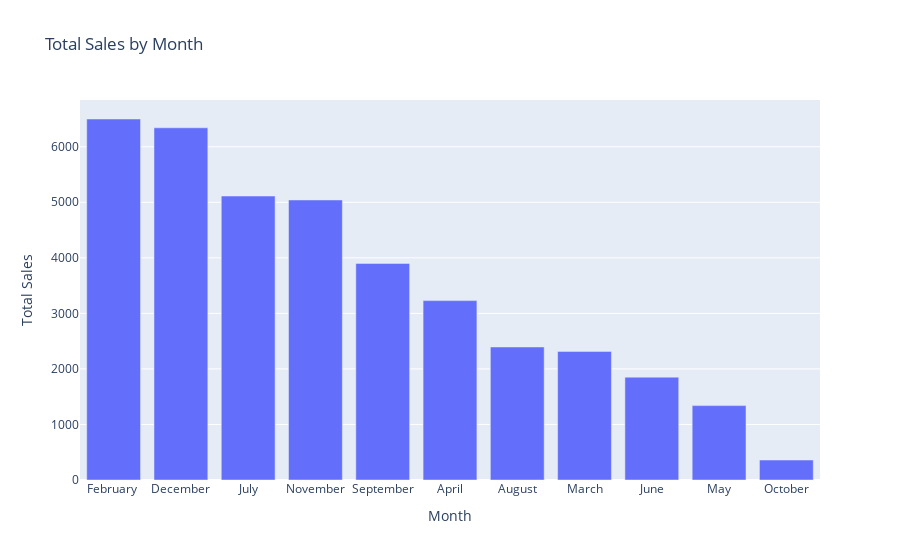

The cell this chart's notebook holds for it:
### Code cell
months_bar = px.bar(sorted_total_sales_per_month,
                   x=sorted_total_sales_per_month.index,
                   y='Total Sales',
                   title='Total Sales by Month')

months_bar.update_layout(xaxis_title='Month', yaxis_title='Total Sales')
months_bar.show()

### Figure 1 — Plotly figure (JSON) as saved in the notebook; plotly's stock layout.template omitted (floating-point values rounded to 4 significant figures)
{"data": [{"alignmentgroup": "True", "hovertemplate": "Month=%{x}<br>Total Sales=%{y}<extra></extra>", "legendgroup": "", "marker": {"color": "#636efa", "pattern": {"shape": ""}}, "name": "", "offsetgroup": "", "orientation": "v", "showlegend": false, "textposition": "auto", "type": "bar", "x": ["February ", "December", "July", "November", "September", "April", "August", "March", "June", "May", "October"], "xaxis": "x", "y": [6500.0, 6341.0, 5113.0, 5042.0, 3900.0, 3230.0, 2395.0, 2316.0, 1852.0, 1339.0, 359.6], "yaxis": "y"}], "layout": {"barmode": "relative", "legend": {"tracegroupgap": 0}, "title": {"text": "Total Sales by Month"}, "xaxis": {"anchor": "y", "domain": [0, 1], "title": {"text": "Month"}}, "yaxis": {"anchor": "x", "domain": [0, 1], "title": {"text": "Total Sales"}}}}
